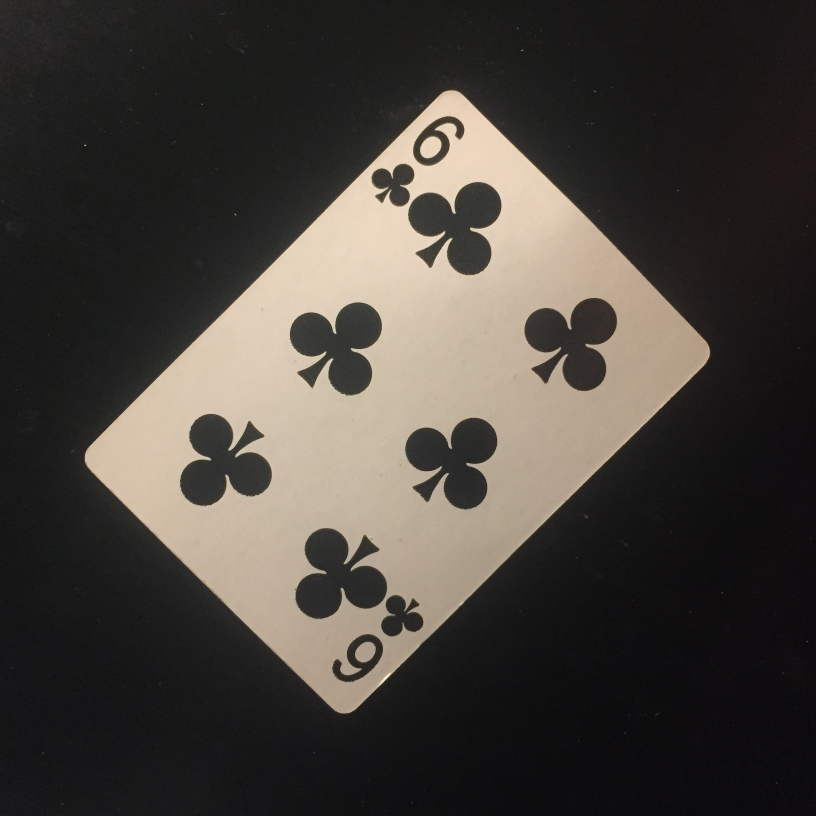
#> input picture trainning_images/test7.JPG, 2448 x 2448 px, found by its file name (shown at 1/3 size); its folder holds 5 pictures in this run
$ python test.py   (Python 2 division)   (older library calls are emulated)
#> lines starting #> are read from the running program, lines starting #| are printed output that depends on the picture; after the words box and inside, x2 and y2 are one past the last pixel; in counts of white or black regions, pixels touching at a corner belong together
import numpy as np
import cv2
from glob import glob

def trainCards():
	print '********************** Start Trainning **********************'

	trainning = {}

	img_mask = 'trainning_images/*.jpg'
	img_names = glob(img_mask)
	for item in img_names:
		image = cv2.imread(item)
		item_modify = item.split('/')[1].split('.')[0]
		image = cv2.resize(image,(200,300))
   		trainning[item_modify] = preprocessimg(image)
   	print '********************** There are ',len(trainning),' cards are trainned **********************'
   	return trainning

	'''for (i,image_file) in enumerate(glob.iglob('/trainning_images/')):
			trainning[i] = (image_file,preprocessimg(image_file))'''

def preprocessimg(img):
	gray = cv2.cvtColor(img,cv2.COLOR_BGR2GRAY)
  	blur = cv2.GaussianBlur(gray,(5,5),0)
  	thresh = cv2.adaptiveThreshold(blur,255,1,1,11,1)
  	return thresh


def find_card(thresh_img, image):
    # Find contours and sort their indices by contour size
    dummy, cnts, hier = cv2.findContours(thresh_img,cv2.RETR_TREE,cv2.CHAIN_APPROX_SIMPLE)
    index_sort = sorted(range(len(cnts)), key=lambda i : cv2.contourArea(cnts[i]),reverse=True)

    #print ('lens of find contours: %d'%len(cnts))

    #initialize empty sorted contour and hierarchy lists
    cnts_sort = []
    hier_sort = []

    for i in index_sort:
        cnts_sort.append(cnts[i])
        hier_sort.append(hier[0][i])

    card_cnt = cnts_sort[0]

    # Find perimeter of card and use it to approximate corner points
    peri = cv2.arcLength(card_cnt,True)
    approx = cv2.approxPolyDP(card_cnt,0.01*peri,True)
    pts = np.float32(approx)

    # Find width and height of card's bounding rectangle
    x,y,w,h = cv2.boundingRect(card_cnt)  #(x,y) be the top-left coordinate of the rectangle and (w,h) be its width and height.
    temp_rect = np.zeros((4,2), dtype = "float32")

    s = np.sum(pts, axis = 2)

    tl = pts[np.argmin(s)]
    br = pts[np.argmax(s)]

    diff = np.diff(pts, axis = -1)
    tr = pts[np.argmin(diff)]
    bl = pts[np.argmax(diff)]

    if w <= 0.8*h: # If card is vertically oriented
        temp_rect[0] = tl
        temp_rect[1] = tr
        temp_rect[2] = br
        temp_rect[3] = bl

    if w >= 1.2*h: # If card is horizontally oriented
        temp_rect[0] = bl
        temp_rect[1] = tl
        temp_rect[2] = tr
        temp_rect[3] = br


    if w > 0.8*h and w < 1.2*h: #If card is diamond oriented
        # If furthest left point is higher than furthest right point,
        # card is tilted to the left.
        if pts[1][0][1] <= pts[3][0][1]:
            # If card is titled to the left, approxPolyDP returns points
            # in this order: top right, top left, bottom left, bottom right
            temp_rect[0] = pts[1][0] # Top left
            temp_rect[1] = pts[0][0] # Top right
            temp_rect[2] = pts[3][0] # Bottom right
            temp_rect[3] = pts[2][0] # Bottom left

        # If furthest left point is lower than furthest right point,
        # card is tilted to the right
        if pts[1][0][1] > pts[3][0][1]:
            # If card is titled to the right, approxPolyDP returns points
            # in this order: top left, bottom left, bottom right, top right
            temp_rect[0] = pts[0][0] # Top left
            temp_rect[1] = pts[3][0] # Top right
            temp_rect[2] = pts[2][0] # Bottom right
            temp_rect[3] = pts[1][0] # Bottom left


    maxWidth = 200
    maxHeight = 300

    # Create destination array, calculate perspective transform matrix,
    # and warp card image
    dst = np.array([[0,0],[maxWidth-1,0],[maxWidth-1,maxHeight-1],[0, maxHeight-1]], np.float32)
    M = cv2.getPerspectiveTransform(temp_rect,dst)
    warp = cv2.warpPerspective(image, M, (maxWidth, maxHeight))
    #warp = cv2.cvtColor(warp,cv2.COLOR_BGR2GRAY)

    return warp

def cardDiff(img1, img2):
    '''image1 = cv2.GaussianBlur(img1,(5,5),5)
    image2 = cv2.GaussianBlur(img2,(5,5),5)
    diff = cv2.absdiff(image1,image2)
    diff = cv2.GaussianBlur(diff,(5,5),5)
    flag, diff = cv2.threshold(diff, 127, 255, cv2.THRESH_BINARY)

    return np.sum(diff)'''

    # Initiate SIFT detector
    #sift = cv2.SIFT()
    sift = cv2.xfeatures2d.SIFT_create()
    # find the keypoints and descriptors with SIFT
    kp1, des1 = sift.detectAndCompute(img1,None)
    kp2, des2 = sift.detectAndCompute(img2,None)
    # BFMatcher with default params
    bf = cv2.BFMatcher()
    matches = bf.knnMatch(des1,des2, k=2)
    # Apply ratio test
    good = []
    for m,n in matches:
        if m.distance < 0.75*n.distance:
            good.append([m])
    return len(good)

def matchCards(test_img, train_imgs):
    #test_features = preprocessimg(test_img)
    diff_dic = {}
    for label, train_features in train_imgs.items():
        diff_dic[label] = cardDiff(test_img, train_features)
    return sorted(diff_dic.keys(), key=diff_dic.get, reverse=True)


    '''diff_list = []
    for i, train_features in enumerate(train_imgs.values()):
        diff = cardDiff(train_features, test_features)
        diff_dict[i] = diff
    sorted_d = sorted(d.items(), key=operator.itemgetter(0))
    testsorted_d[0].keys()'''


    #return sorted(training.values(), key=lambda x:imgdiff(x[1],features))[0][0]

img = cv2.imread('trainning_images/test7.jpg')
#> img is the input picture: shape (2448, 2448, 3); mean B, G, R 59.6, 64.9, 70
test_img = preprocessimg(find_card(preprocessimg(img),img))
#> in preprocessimg, `thresh = cv2.adaptiveThreshold(blur,255,1,1,11,1)`:
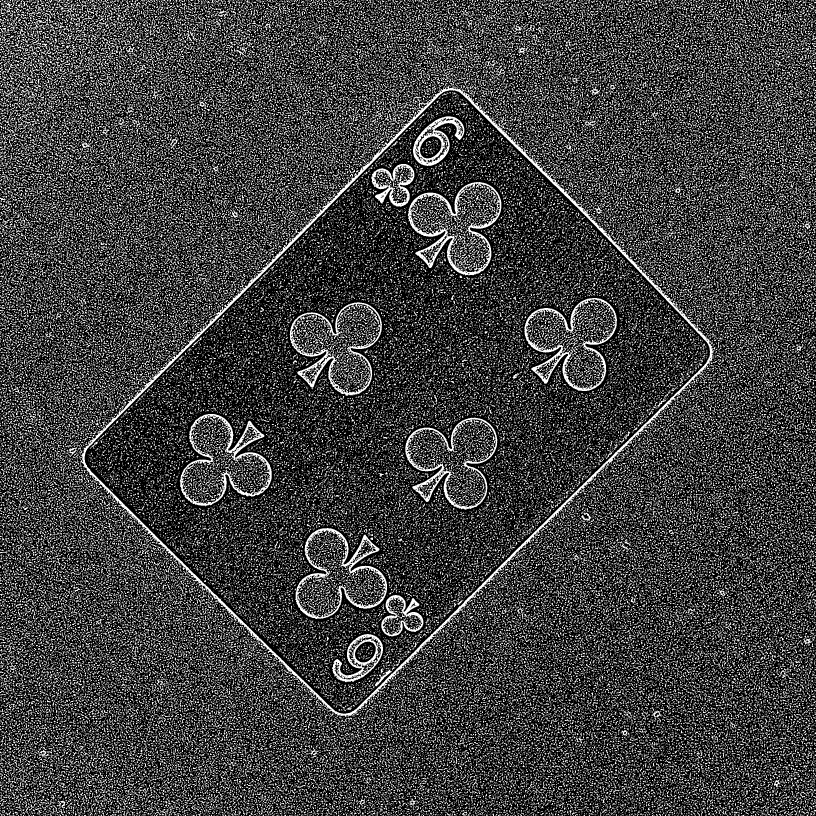
#> thresh: shape (2448, 2448) (shown at 1/3 size); 24.9% white in thin lines or dots
#> in find_card, `dummy, cnts, hier = cv2.findContours(thresh_img,cv2.RETR_TREE,cv2.CHAI..`: cnts = 111549 contours
#> in find_card, `index_sort = sorted(range(len(cnts)), key=lambda i : cv2.contourArea(c..`: index_sort = 111549 items
#> the loop in find_card, `for i in index_sort:` made 111549 passes
#> i on passes 1 to 3: 66128, 66448, 98352
#> after the loop in find_card, `for i in index_sort:`: cnts_sort = 111549 contours
#> in find_card, `card_cnt = cnts_sort[0]`: card_cnt = contour of 8456 points, box (x1, y1, x2, y2) (237, 255, 2143, 2151), area 1829134
#> in find_card, `peri = cv2.arcLength(card_cnt,True)`: peri = 14507.8
#> in find_card, `approx = cv2.approxPolyDP(card_cnt,0.01*peri,True)`: approx = [[1348, 255], [237, 1369], [989, 2149], [2142, 1074]]
#> in find_card, `pts = np.float32(approx)`: pts has the same summary as approx
#> in find_card, `x,y,w,h = cv2.boundingRect(card_cnt)`: x = 237; y = 255; w = 1906; h = 1896
#> in find_card, `s = np.sum(pts, axis = 2)`: s = [1603, 1606, 3138, 3216]
#> in find_card, `tl = pts[np.argmin(s)]`: tl = [[1348, 255]]
#> in find_card, `br = pts[np.argmax(s)]`: br = [[2142, 1074]]
#> in find_card, `diff = np.diff(pts, axis = -1)`: diff = [-1093, 1132, 1160, -1068]
#> in find_card, `tr = pts[np.argmin(diff)]`: tr = [[1348, 255]]
#> in find_card, `bl = pts[np.argmax(diff)]`: bl = [[989, 2149]]
#> in find_card, `warp = cv2.warpPerspective(image, M, (maxWidth, maxHeight))`:
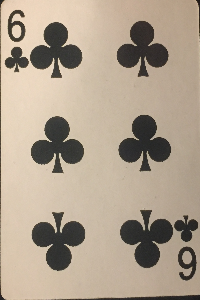
#> warp: shape (300, 200, 3); mean B, G, R 141.3, 159.3, 173.9
#> in preprocessimg (call 2), `blur = cv2.GaussianBlur(gray,(5,5),0)`:
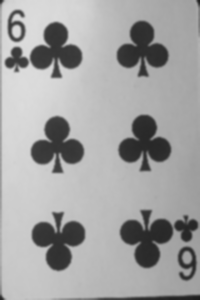
#> blur: shape (300, 200); min 28, max 220, mean 161.8
#> in preprocessimg (call 2), `thresh = cv2.adaptiveThreshold(blur,255,1,1,11,1)`: thresh: shape (300, 200); 24.8% white; 1008 white regions (967 under 20 px), largest, box (x1, y1, x2, y2) and area: (32, 211, 85, 271) 1341, (31, 116, 84, 173) 1312, (120, 210, 173, 268) 1279
print matchCards(test_img,trainCards())
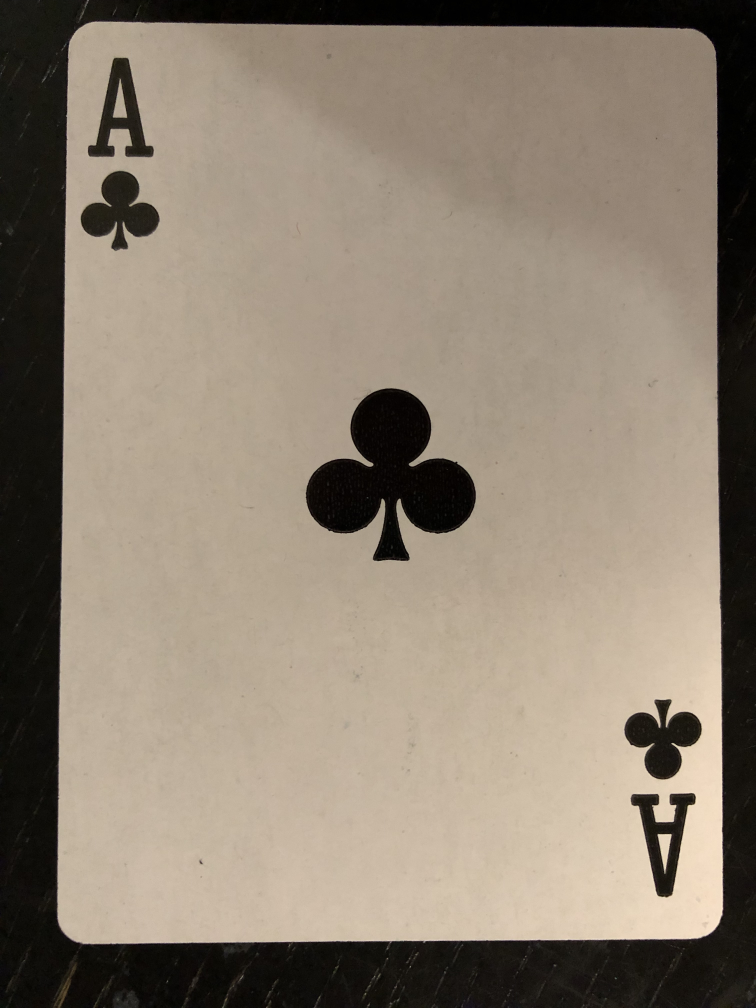
#> input picture trainning_images/Club of Ace.jpg, 3024 x 4032 px (shown at 1/4 size)
#> in trainCards, image is the input picture: shape (4032, 3024, 3); mean B, G, R 113.4, 128.5, 140.7
#> in trainCards, `image = cv2.resize(image,(200,300))`:
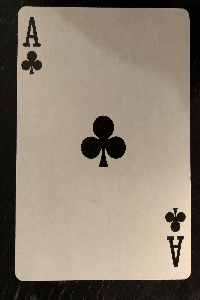
#> image: shape (300, 200, 3); mean B, G, R 113.3, 128.5, 140.7
#> in preprocessimg (call 3), `blur = cv2.GaussianBlur(gray,(5,5),0)`:
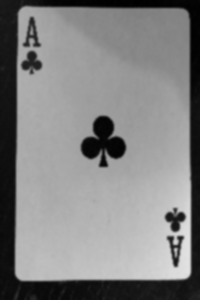
#> blur: shape (300, 200); min 1, max 225, mean 130.4
#> in preprocessimg (call 3), `thresh = cv2.adaptiveThreshold(blur,255,1,1,11,1)`:
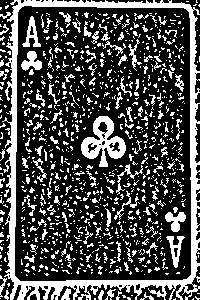
#> thresh: shape (300, 200); 29.5% white; 983 white regions (851 under 20 px), largest, box (x1, y1, x2, y2) and area: (2, 0, 200, 300) 6704, (81, 116, 126, 167) 1036, (21, 51, 42, 71) 239
#> pass 2 of the loop in trainCards, `for item in img_names:`:
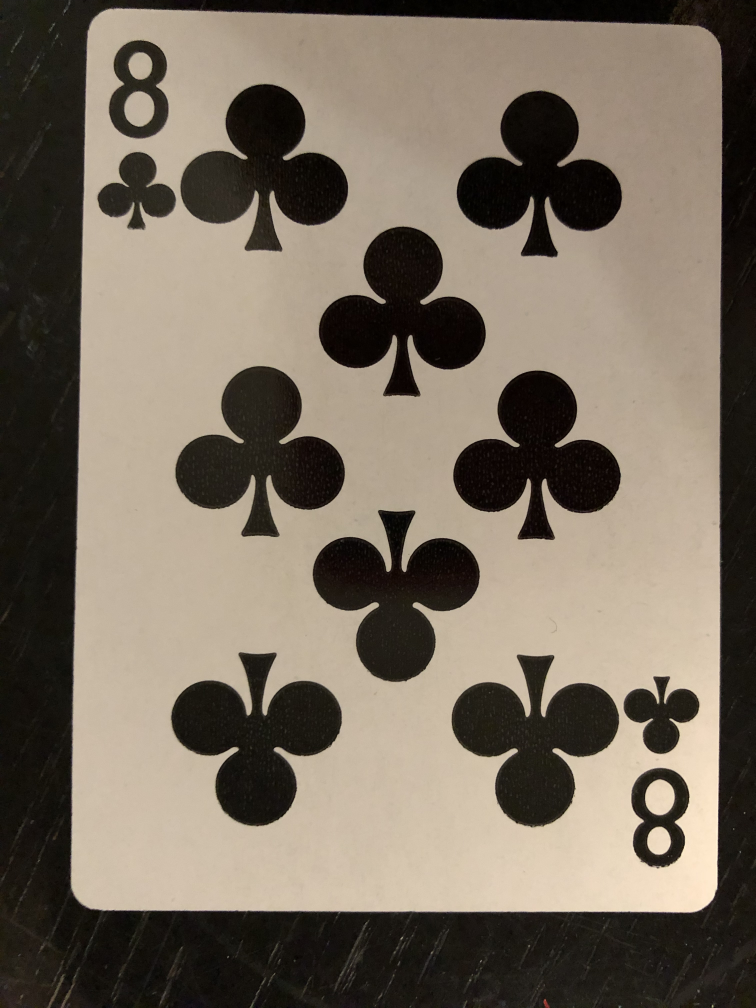
#> input picture trainning_images/Club of Eight.jpg, 3024 x 4032 px (shown at 1/4 size)
#> in trainCards, image is the input picture: shape (4032, 3024, 3); mean B, G, R 95.3, 109.2, 120.1
#> image: shape (300, 200, 3)
#> in preprocessimg (call 4), `blur = cv2.GaussianBlur(gray,(5,5),0)`:
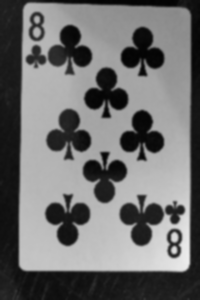
#> blur: shape (300, 200); min 2, max 236, mean 110.6
#> in preprocessimg (call 4), `thresh = cv2.adaptiveThreshold(blur,255,1,1,11,1)`:
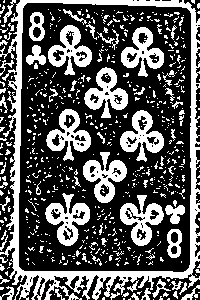
#> thresh: shape (300, 200); 34.9% white; 631 white regions (559 under 20 px), largest, box (x1, y1, x2, y2) and area: (0, 0, 200, 300) 7016, (45, 193, 90, 246) 1058, (83, 152, 127, 203) 1036
#> pass 3 of the loop in trainCards, `for item in img_names:`:
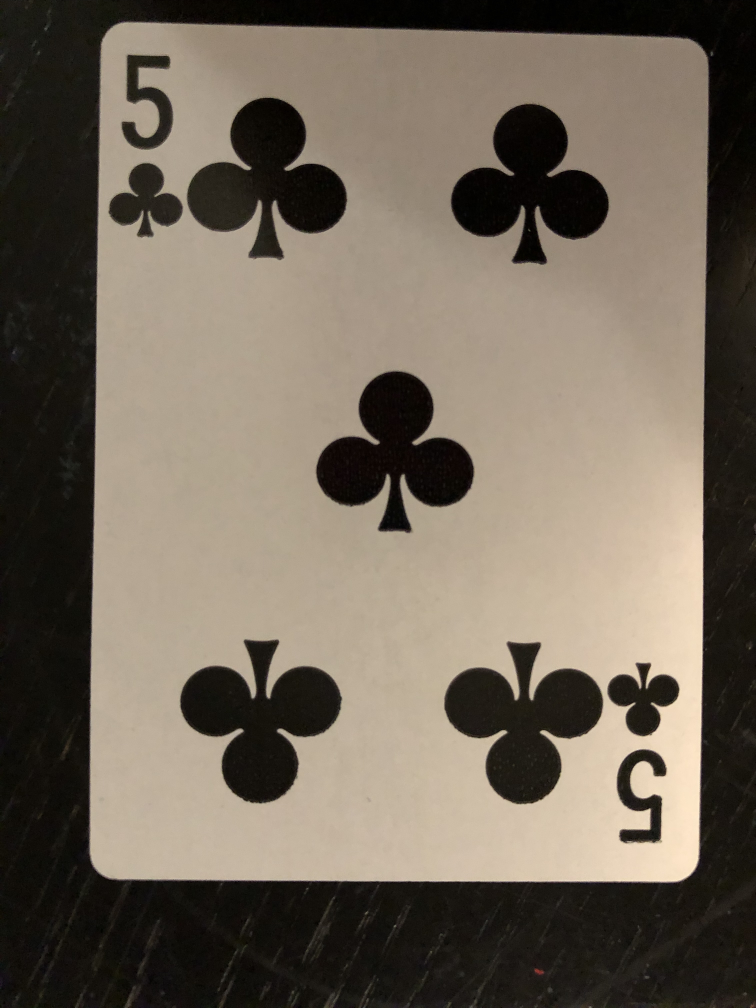
#> input picture trainning_images/Club of Five.jpg, 3024 x 4032 px (shown at 1/4 size)
#> in trainCards, image is the input picture: shape (4032, 3024, 3); mean B, G, R 89.6, 102.9, 113.3
#> image: shape (300, 200, 3)
#> in preprocessimg (call 5), `blur = cv2.GaussianBlur(gray,(5,5),0)`:
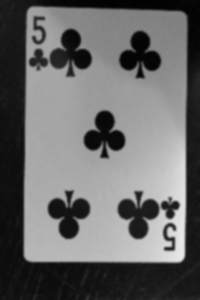
#> blur: shape (300, 200); min 1, max 233, mean 104.3
#> in preprocessimg (call 5), `thresh = cv2.adaptiveThreshold(blur,255,1,1,11,1)`:
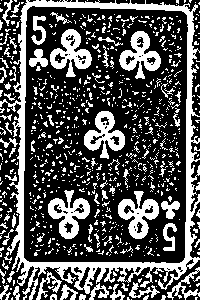
#> thresh: shape (300, 200); 32.7% white; 818 white regions (738 under 20 px), largest, box (x1, y1, x2, y2) and area: (0, 0, 200, 300) 6979, (48, 190, 90, 239) 952, (50, 29, 92, 77) 936
#> the loop made 4 passes; the first 3 are shown
#| ********************** There are  4  cards are trainned **********************
#> the loop in matchCards, `for label, train_features in train_imgs.items():` made 4 passes
#> after the loop in matchCards, `for label, train_features in train_imgs.items():`: diff_dic = {'Club of Ace': 64, 'Club of Eight': 40, 'Club of Five': 43, 'Club of Four': 41}
#| ['Club of Ace', 'Club of Five', 'Club of Four', 'Club of Eight']
#> pass 2 of the loop in trainCards, `for item in img_names:`:
#> pass 3 of the loop in trainCards, `for item in img_names:`:
#> the loop made 4 passes; the first 3 are shown

cv2.imshow('The card after rotation',test_img)
cv2.imshow('test',trainCards()['Club of Ace'])
#| ********************** There are  4  cards are trainned **********************
cv2.waitKey(0)
cv2.destroyAllWindows()

'''cv2.imshow('test',trainCards()['Spade of Six'])
cv2.waitKey(0)
cv2.destroyAllWindows()'''
